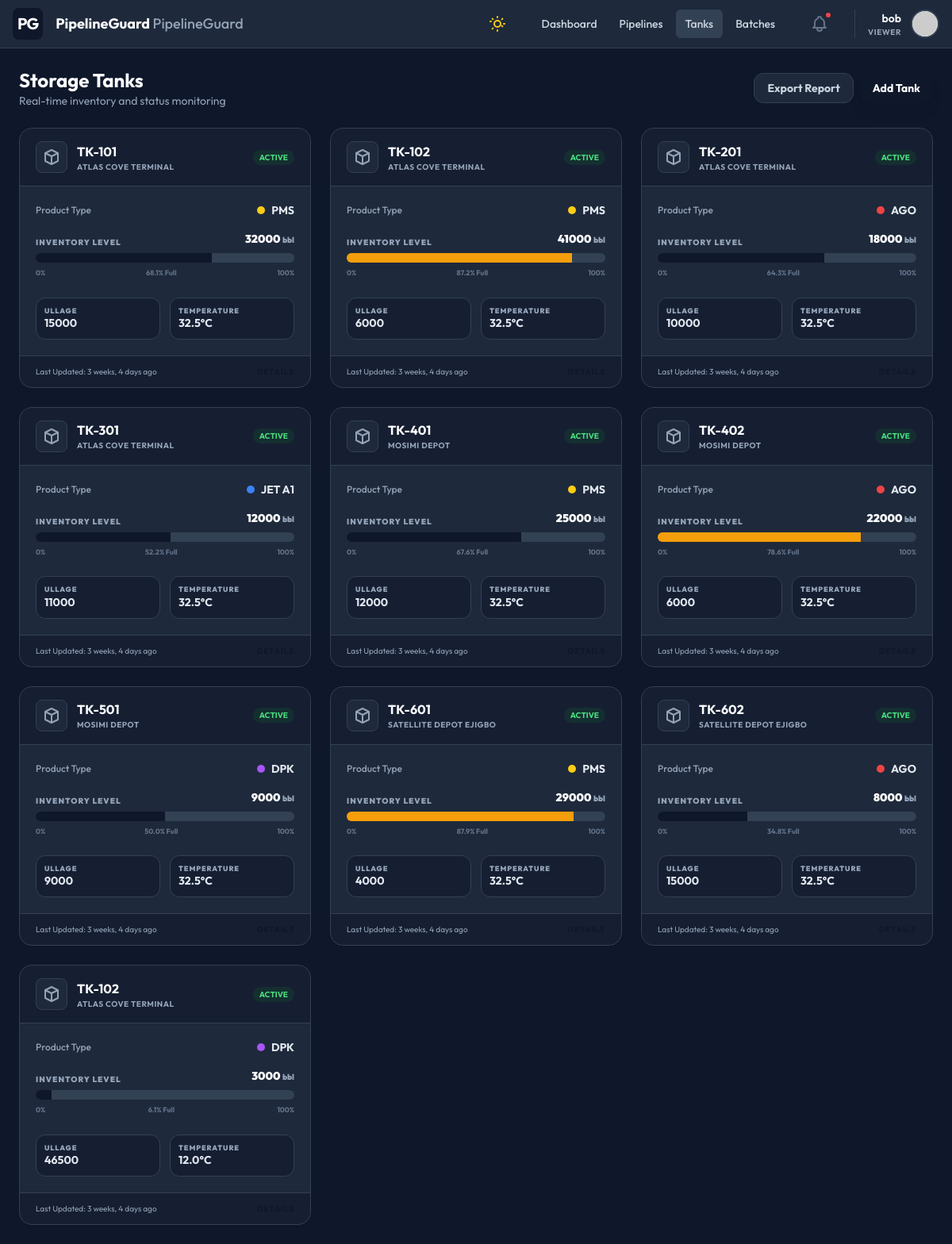
The app's page /assets/tanks/ (signed in) with its own data.
### core/models.py (models this page shows)
class User(AbstractUser):
    ROLE_CHOICES = (
        ('SUPER_ADMIN', 'Super Admin'),
        ('TENANT_ADMIN', 'Tenant Admin'),
        ('OPERATOR', 'Operator'),
        ('VIEWER', 'Viewer'),
    )
    tenant = models.ForeignKey(Tenant, on_delete=models.CASCADE, null=True, blank=True, related_name='users')
    role = models.CharField(max_length=20, choices=ROLE_CHOICES, default='VIEWER')
    THEME_CHOICES = (
        ('light', 'Light Mode'),
        ('dark', 'Dark Mode'),
    )
    theme_preference = models.CharField(max_length=10, choices=THEME_CHOICES, default='light')
    def __str__(self):
        return f"{self.username} - {self.role}"

### assets/models.py (models this page shows, shortened)
class Tank(models.Model):
    STATUS_CHOICES = [
        ('ACTIVE', 'Active'),
        ('MAINTENANCE', 'Maintenance'),
        ('OUT_OF_SERVICE', 'Out of Service')
    ]
    depot = models.ForeignKey(Depot, on_delete=models.CASCADE, related_name='tanks')
    name = models.CharField(max_length=100)
    product_type = models.ForeignKey(ProductType, on_delete=models.SET_NULL, null=True, related_name='tanks')
    max_capacity = models.FloatField(help_text="Maximum roof capacity")
    safe_fill_capacity = models.FloatField(help_text="Operational safe fill limit")
    current_volume = models.FloatField(default=0.0)
    current_temperature = models.FloatField(null=True, blank=True)
    status = models.CharField(max_length=20, choices=STATUS_CHOICES, default='ACTIVE')
    updated_at = models.DateTimeField(auto_now=True)
    @property
    def ullage(self):
        return max(0.0, self.safe_fill_capacity - self.current_volume)
    @property
    def fill_percentage(self):
        if self.safe_fill_capacity == 0: return 0
        return (self.current_volume / self.safe_fill_capacity) * 100

class Depot(models.Model):
    tenant = models.ForeignKey(Tenant, on_delete=models.CASCADE, related_name='depots')
    name = models.CharField(max_length=150)
    latitude = models.FloatField(null=True, blank=True)
    longitude = models.FloatField(null=True, blank=True)

class ProductType(models.Model):
    tenant = models.ForeignKey(Tenant, on_delete=models.CASCADE, related_name='product_types')
    name = models.CharField(max_length=50) # e.g., PMS, AGO, JET A1
    color_code = models.CharField(max_length=20, default="#cccccc") # e.g., yellow, red, blue
    specific_gravity = models.FloatField(null=True, blank=True)
    max_interface_mixing_tolerance = models.FloatField(default=0.0, help_text="Acceptable mixture volume in bbls/liters")
    class Meta:
        unique_together = ('tenant', 'name')

### assets/views.py (the view)
# urls.py: path('tanks/', TankListView.as_view(), name='tank_list'),
class TankListView(LoginRequiredMixin, ListView):
    model = Tank
    template_name = 'assets/tank_list.html'
    context_object_name = 'tanks'
    def get_queryset(self):
        user = self.request.user
        tenant = self.request.tenant
        if tenant:
            qs = Tank.objects.filter(depot__tenant=tenant)
        elif user.is_superuser:
            qs = Tank.objects.all()
        else:
            qs = Tank.objects.none()
        print(f"DEBUG: TankListView user={user}, tenant={tenant}, count={qs.count()}")
        return qs.select_related('depot', 'product_type')

### core/context_processors.py (called while the page is built, shortened)
def tenant_branding(request):
    tenant = getattr(request, 'tenant', None)
    if tenant is None:
        return {
            'tenant_name': 'PipelineGuard',
            'primary_color': '#0f172a',
            'secondary_color': '#3b82f6',
            'tenant_logo': None,
            'tenant_favicon': None,
        }

### templates/assets/tank_list.html
{% extends 'base.html' %}
{% block content %}
<div class="p-6 max-w-7xl mx-auto space-y-6">
    <div class="flex items-center justify-between">
        <div>
            <h1 class="text-2xl font-bold text-slate-800 dark:text-white">Storage Tanks</h1>
            <p class="text-slate-500 dark:text-slate-400 text-sm">Real-time inventory and status monitoring</p>
        </div>
        <div class="flex gap-2">
            <button class="bg-white dark:bg-slate-800 border border-slate-200 dark:border-slate-700 px-4 py-2 rounded-xl text-sm font-bold text-slate-600 dark:text-slate-300 hover:bg-slate-50 dark:hover:bg-slate-700 transition-colors">Export Report</button>
            <a href="{% url 'tank_add' %}" class="bg-primary text-white px-4 py-2 rounded-xl text-sm font-bold shadow-lg shadow-primary/20 hover:scale-105 transition-transform flex items-center justify-center">Add Tank</a>
        </div>
    </div>
    <div class="grid grid-cols-1 md:grid-cols-2 lg:grid-cols-3 gap-6">
        {% for tank in tanks %}
        <div class="bg-white dark:bg-slate-800 rounded-2xl border border-slate-200 dark:border-slate-700 shadow-sm overflow-hidden hover:shadow-md transition-all">
            <div class="px-5 py-4 border-b border-slate-100 dark:border-slate-700 flex items-center justify-between bg-slate-50/50 dark:bg-slate-900/50">
                <div class="flex items-center gap-3">
                    <div class="w-10 h-10 bg-white dark:bg-slate-800 border border-slate-200 dark:border-slate-700 rounded-lg flex items-center justify-center shadow-sm">
                        <svg class="w-6 h-6 text-slate-400" fill="none" stroke="currentColor" viewBox="0 0 24 24"><path stroke-linecap="round" stroke-linejoin="round" stroke-width="2" d="M20 7l-8-4-8 4m16 0l-8 4m8-4v10l-8 4m0-10L4 7m8 4v10M4 7v10l8 4"></path></svg>
                    </div>
                    <div>
                        <h3 class="font-bold text-slate-800 dark:text-white">{{ tank.name }}</h3>
                        <p class="text-[10px] uppercase font-bold text-slate-400 tracking-wider">{{ tank.depot.name }}</p>
                    </div>
                </div>
                <span class="px-2 py-0.5 rounded-full {% if tank.status == 'ACTIVE' %}bg-green-50 dark:bg-green-900/30 text-green-600 dark:text-green-400{% else %}bg-slate-50 dark:bg-slate-700 text-slate-400{% endif %} font-bold text-[10px] uppercase">
                    {{ tank.status }}
                </span>
            </div>
            <div class="p-5 space-y-4">
                <div class="flex items-center justify-between">
                    <span class="text-xs text-slate-500 dark:text-slate-400 font-medium">Product Type</span>
                    <span class="flex items-center gap-2 text-sm font-bold text-slate-700 dark:text-slate-200">
                        <span class="w-2.5 h-2.5 rounded-full" style="background-color: {{ tank.product_type.color_code }}"></span>
                        {{ tank.product_type.name }}
                    </span>
                </div>
                <div class="space-y-1.5">
                    <div class="flex justify-between items-end">
                        <span class="text-[10px] font-black text-slate-400 uppercase tracking-widest">Inventory Level</span>
                        <span class="text-sm font-black text-slate-800 dark:text-white">{{ tank.current_volume|floatformat:0 }} <span class="text-[10px] text-slate-400">bbl</span></span>
                    </div>
                    <div class="w-full bg-slate-100 dark:bg-slate-700 h-3 rounded-full overflow-hidden">
                        <div class="h-full {% if tank.fill_percentage > 90 %}bg-red-500{% elif tank.fill_percentage > 70 %}bg-amber-500{% else %}bg-primary{% endif %}"
                             style="width: {{ tank.fill_percentage }}%"></div>
                    </div>
                    <div class="flex justify-between text-[9px] font-bold text-slate-400 dark:text-slate-500">
                        <span>0%</span>
                        <span>{{ tank.fill_percentage|floatformat:1 }}% Full</span>
                        <span>100%</span>
                    </div>
                </div>
                <div class="grid grid-cols-2 gap-3 pt-2">
                    <div class="bg-slate-50 dark:bg-slate-900/50 p-2.5 rounded-xl border border-slate-100 dark:border-slate-700">
                        <div class="text-[9px] font-black text-slate-400 uppercase tracking-widest leading-tight">Ullage</div>
                        <div class="text-sm font-bold text-slate-700 dark:text-slate-200">{{ tank.ullage|floatformat:0 }}</div>
                    </div>
                    <div class="bg-slate-50 dark:bg-slate-900/50 p-2.5 rounded-xl border border-slate-100 dark:border-slate-700">
                        <div class="text-[9px] font-black text-slate-400 uppercase tracking-widest leading-tight">Temperature</div>
                        <div class="text-sm font-bold text-slate-700 dark:text-slate-200">{{ tank.current_temperature }}°C</div>
                    </div>
                </div>
            </div>
            <div class="px-5 py-3 bg-slate-50 dark:bg-slate-900/50 border-t border-slate-100 dark:border-slate-700 flex items-center justify-between text-[10px] text-slate-400">
                <span>Last Updated: {{ tank.updated_at|timesince }} ago</span>
                <a href="{% url 'tank_detail' tank.pk %}" class="font-bold text-primary hover:underline uppercase tracking-widest">Details</a>
            </div>
        </div>
        {% empty %}
        <div class="col-span-full py-20 text-center text-slate-400 italic">No tanks found.</div>
        {% endfor %}
    </div>
</div>
{% endblock %}

### templates/base.html (shortened to what this page needs)
<!DOCTYPE html>
<html lang="en" class="h-full {% if user.theme_preference == 'dark' %}dark{% endif %}">
<head>
    <script src="https://cdn.tailwindcss.com"></script>
    <link rel="stylesheet" href="https://unpkg.com/leaflet@1.9.4/dist/leaflet.css"/>
</head>
<body class="h-full overflow-hidden flex flex-col bg-slate-50 dark:bg-slate-900 transition-colors duration-300"
      hx-headers='{"X-CSRFToken": "{{ csrf_token }}"}'
      x-data="{
        mobileMenuOpen: false,
        darkMode: {% if user.theme_preference == 'dark' %}true{% else %}false{% endif %},
        init() {
            this.$watch('darkMode', val => {
                document.documentElement.classList.toggle('dark', val);
                fetch('{% url 'toggle_theme' %}', {
                    method: 'POST',
                    headers: { 'X-CSRFToken': '{{ csrf_token }}', 'Content-Type': 'application/x-www-form-urlencoded' },
                    body: 'theme=' + (val ? 'dark' : 'light')
                }).then(res => {
                    if (!res.ok) console.error('Failed to sync theme');
                });
            });
            document.documentElement.classList.toggle('dark', this.darkMode);
        }
      }">
    <nav class="bg-white dark:bg-slate-800 border-b border-slate-200 dark:border-slate-700 px-4 py-2.5 flex items-center justify-between z-50 transition-colors">
        <div class="flex items-center gap-4">
            {% if tenant_logo %}
                <img src="{{ tenant_logo }}" alt="{{ tenant_name }}" class="h-8 w-auto">
            {% else %}
                <div class="bg-primary text-white p-1.5 rounded-lg font-bold text-xl uppercase tracking-tighter">PG</div>
            {% endif %}
            <span class="font-bold text-slate-800 dark:text-white text-lg hidden md:block">{{ tenant_name }} <span class="text-slate-400 font-medium">PipelineGuard</span></span>
        </div>
        <div class="flex items-center gap-6">
            <button @click="darkMode = !darkMode"
                    class="p-2 text-slate-500 hover:bg-slate-100 dark:hover:bg-slate-700 rounded-full transition-all ring-inset focus:outline-none focus:ring-2 focus:ring-primary/20">
            </button>
            <div class="hidden lg:flex items-center gap-1">
                <a href="{% url 'dashboard' %}" class="px-3 py-2 rounded-md text-sm font-medium text-slate-700 dark:text-slate-300 hover:bg-slate-100 dark:hover:bg-slate-700 ">Dashboard</a>
                <a href="{% url 'pipeline_list' %}" class="px-3 py-2 rounded-md text-sm font-medium text-slate-700 dark:text-slate-300 hover:bg-slate-100 dark:hover:bg-slate-700 ">Pipelines</a>
                <a href="{% url 'tank_list' %}" class="px-3 py-2 rounded-md text-sm font-medium text-slate-700 dark:text-slate-300 hover:bg-slate-100 dark:hover:bg-slate-700 {% if request.resolver_match.url_name == 'tank_list' %}bg-slate-100 dark:bg-slate-700 text-primary{% endif %}">Tanks</a>
                <a href="{% url 'batch_list' %}" class="px-3 py-2 rounded-md text-sm font-medium text-slate-700 dark:text-slate-300 hover:bg-slate-100 dark:hover:bg-slate-700 ">Batches</a>
            </div>
            <div class="relative" x-data="{ open: false }">
                <a href="{% url 'notification_list' %}" class="p-2 text-slate-500 hover:bg-slate-100 dark:hover:bg-slate-700 rounded-full relative block">
                    <span class="absolute top-1 right-1 w-2.5 h-2.5 bg-red-500 border-2 border-white dark:border-slate-800 rounded-full"></span>
                </a>
            </div>
            <div class="relative flex items-center gap-3 pl-4 border-l border-slate-200 dark:border-slate-700" x-data="{ open: false }">
                <div class="text-right hidden sm:block">
                    <div class="text-sm font-semibold text-slate-800 dark:text-white">{{ user.username }}</div>
                    <div class="text-[10px] uppercase font-bold text-slate-400 tracking-wider">{{ user.role }}</div>
                </div>
                <button @click="open = !open" class="h-9 w-9 bg-slate-200 rounded-full border-2 border-white dark:border-slate-700 overflow-hidden shadow-sm hover:ring-2 hover:ring-primary/20 transition-all">
                    <img src="https://ui-avatars.com/api/?name={{ user.username }}&background=random" alt="User">
                </button>
            </div>
        </div>
    </nav>
    <main class="flex-1 overflow-auto relative">
        {% block content %}{% endblock %}
    </main>
</body>
</html>

### records on screen
User: username "bob", role "VIEWER"
Tank: name "TK-101", depot.name "ATLAS COVE TERMINAL", status "ACTIVE", product_type.name "PMS", current_volume "32000", fill_percentage "68.1", ullage "15000", current_temperature "32.5", updated_at "3 weeks, 4 days"
Tank: name "TK-102", depot.name "ATLAS COVE TERMINAL", status "ACTIVE", product_type.name "PMS", current_volume "41000", fill_percentage "87.2", ullage "6000", current_temperature "32.5", updated_at "3 weeks, 4 days"
Tank: name "TK-201", depot.name "ATLAS COVE TERMINAL", status "ACTIVE", product_type.name "AGO", current_volume "18000", fill_percentage "64.3", ullage "10000", current_temperature "32.5", updated_at "3 weeks, 4 days"
Tank: name "TK-301", depot.name "ATLAS COVE TERMINAL", status "ACTIVE", product_type.name "JET A1", current_volume "12000", fill_percentage "52.2", ullage "11000", current_temperature "32.5", updated_at "3 weeks, 4 days"
Tank: name "TK-401", depot.name "MOSIMI DEPOT", status "ACTIVE", product_type.name "PMS", current_volume "25000", fill_percentage "67.6", ullage "12000", current_temperature "32.5", updated_at "3 weeks, 4 days"
Tank: name "TK-402", depot.name "MOSIMI DEPOT", status "ACTIVE", product_type.name "AGO", current_volume "22000", fill_percentage "78.6", ullage "6000", current_temperature "32.5", updated_at "3 weeks, 4 days"
Tank: name "TK-501", depot.name "MOSIMI DEPOT", status "ACTIVE", product_type.name "DPK", current_volume "9000", fill_percentage "50.0", ullage "9000", current_temperature "32.5", updated_at "3 weeks, 4 days"
Tank: name "TK-601", depot.name "SATELLITE DEPOT EJIGBO", status "ACTIVE", product_type.name "PMS", current_volume "29000", fill_percentage "87.9", ullage "4000", current_temperature "32.5", updated_at "3 weeks, 4 days"
Tank: name "TK-602", depot.name "SATELLITE DEPOT EJIGBO", status "ACTIVE", product_type.name "AGO", current_volume "8000", fill_percentage "34.8", ullage "15000", current_temperature "32.5", updated_at "3 weeks, 4 days"
Tank: name "TK-102", depot.name "ATLAS COVE TERMINAL", status "ACTIVE", product_type.name "DPK", current_volume "3000", fill_percentage "6.1", ullage "46500", current_temperature "12.0", updated_at "3 weeks, 4 days"

### other values on screen
{{ tenant_name }} "PipelineGuard"
